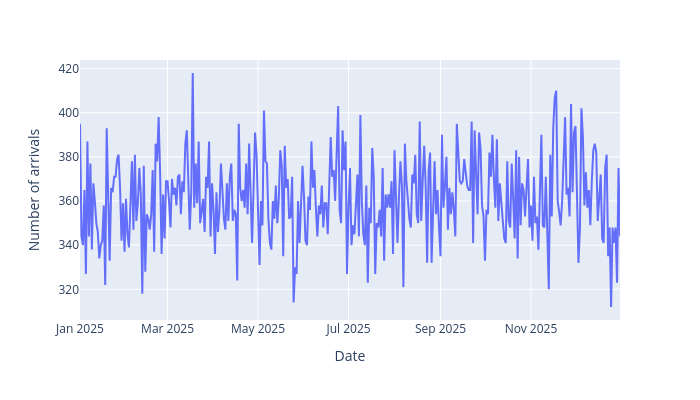
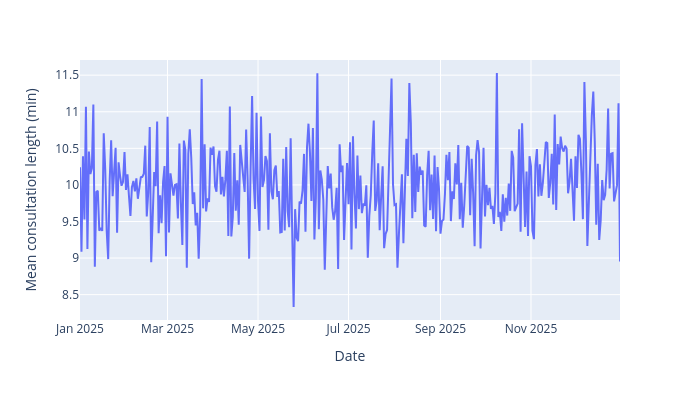

Source (notebook cell) for these figures, in order:
### Code cell
#  inspecting the data using time series plots and histograms.
def inspect_time_series(time_series, y_lab):
    """
    Plot time-series.

    Parameters
    ----------
    time_series : pd.Series
        Series containing the time series data (where index is the date).
    y_lab : str
        Y axis label.

    Returns
    -------
    fig : plotly.graph_objects.Figure
    """
    # Label as "Date" and provided y_lab, and convert to dataframe
    df = time_series.rename_axis("Date").reset_index(name=y_lab)

    # Create plot
    fig = px.line(df, x="Date", y=y_lab)
    fig.update_layout(showlegend=False, width=700, height=400)
    return fig

# Calculate mean arrivals per day and plot time series
p = inspect_time_series(
    time_series=data.groupby(by=["ARRIVAL_DATE"]).size(),
    y_lab="Number of arrivals")

p.show()


# Calculate mean service length per day, dropping last day (incomplete)
daily_service = data.groupby("SERVICE_DATE")["service_mins"].mean()
daily_service = daily_service.iloc[:-1]
# Plot mean service length each day
p = inspect_time_series(time_series=daily_service,
                        y_lab="Mean consultation length (min)")
p.show()

### Figure 1 — Plotly figure (JSON) as saved in the notebook; plotly's stock layout.template omitted (floating-point values rounded to 4 significant figures; data arrays with more than 128 entries replaced by an {"elided": "..."} marker saying what was removed)
{"data": [{"hovertemplate": "Date=%{x}<br>Number of arrivals=%{y}<extra></extra>", "legendgroup": "", "line": {"color": "#636efa", "dash": "solid"}, "marker": {"symbol": "circle"}, "mode": "lines", "name": "", "orientation": "v", "showlegend": false, "type": "scatter", "x": {"elided": "365 str values"}, "xaxis": "x", "y": {"elided": "365 int values"}, "yaxis": "y"}], "layout": {"height": 400, "legend": {"tracegroupgap": 0}, "margin": {"t": 60}, "showlegend": false, "width": 700, "xaxis": {"anchor": "y", "domain": [0.0, 1.0], "title": {"text": "Date"}}, "yaxis": {"anchor": "x", "domain": [0.0, 1.0], "title": {"text": "Number of arrivals"}}}}

### Figure 2 — Plotly figure (JSON) as saved in the notebook; plotly's stock layout.template omitted (floating-point values rounded to 4 significant figures; data arrays with more than 128 entries replaced by an {"elided": "..."} marker saying what was removed)
{"data": [{"hovertemplate": "Date=%{x}<br>Mean consultation length (min)=%{y}<extra></extra>", "legendgroup": "", "line": {"color": "#636efa", "dash": "solid"}, "marker": {"symbol": "circle"}, "mode": "lines", "name": "", "orientation": "v", "showlegend": false, "type": "scatter", "x": {"elided": "365 str values"}, "xaxis": "x", "y": {"elided": "365 float values"}, "yaxis": "y"}], "layout": {"height": 400, "legend": {"tracegroupgap": 0}, "margin": {"t": 60}, "showlegend": false, "width": 700, "xaxis": {"anchor": "y", "domain": [0.0, 1.0], "title": {"text": "Date"}}, "yaxis": {"anchor": "x", "domain": [0.0, 1.0], "title": {"text": "Mean consultation length (min)"}}}}
